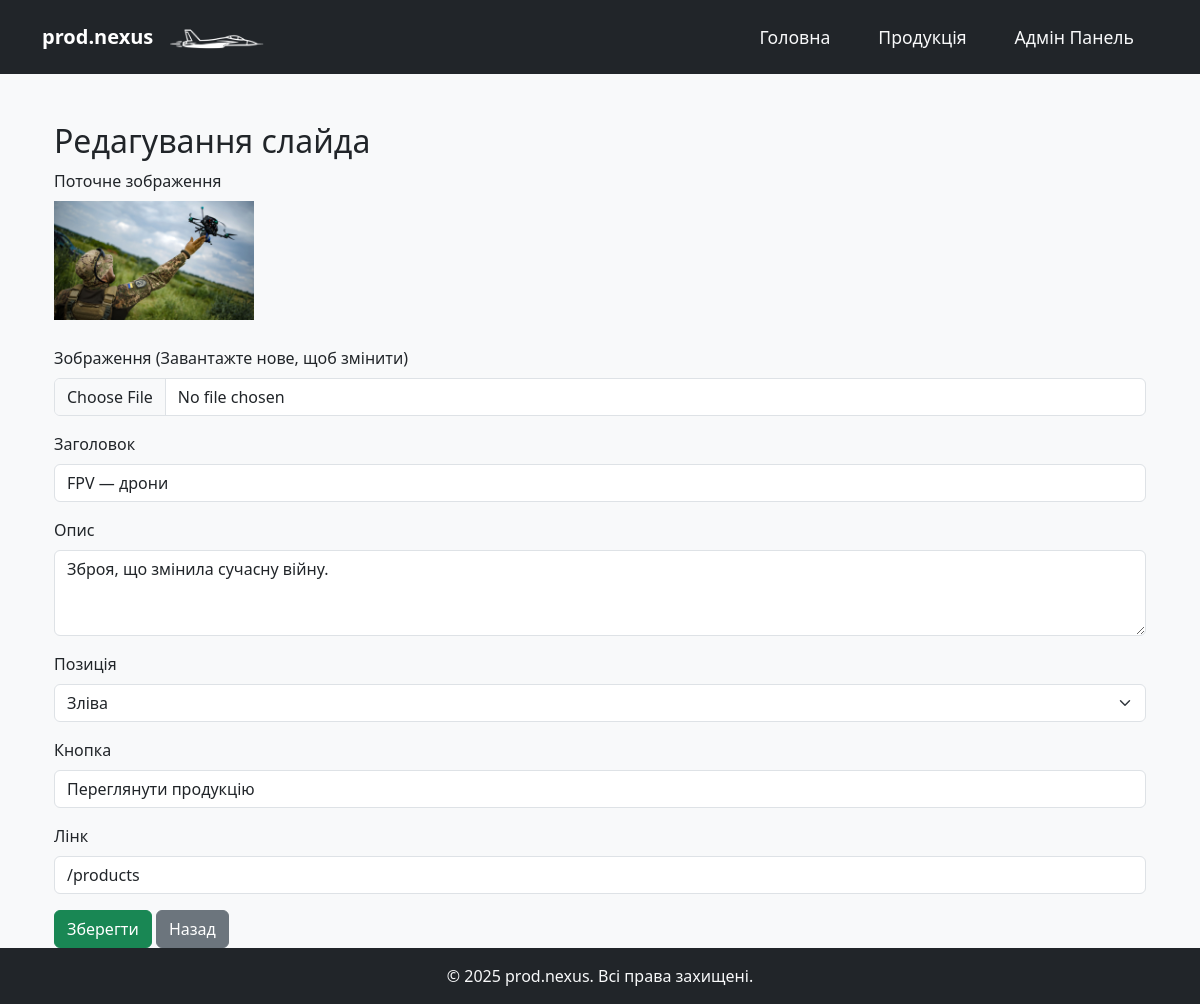
The page /admin/carousel/edit/2 (signed in) on the database as committed earlier.
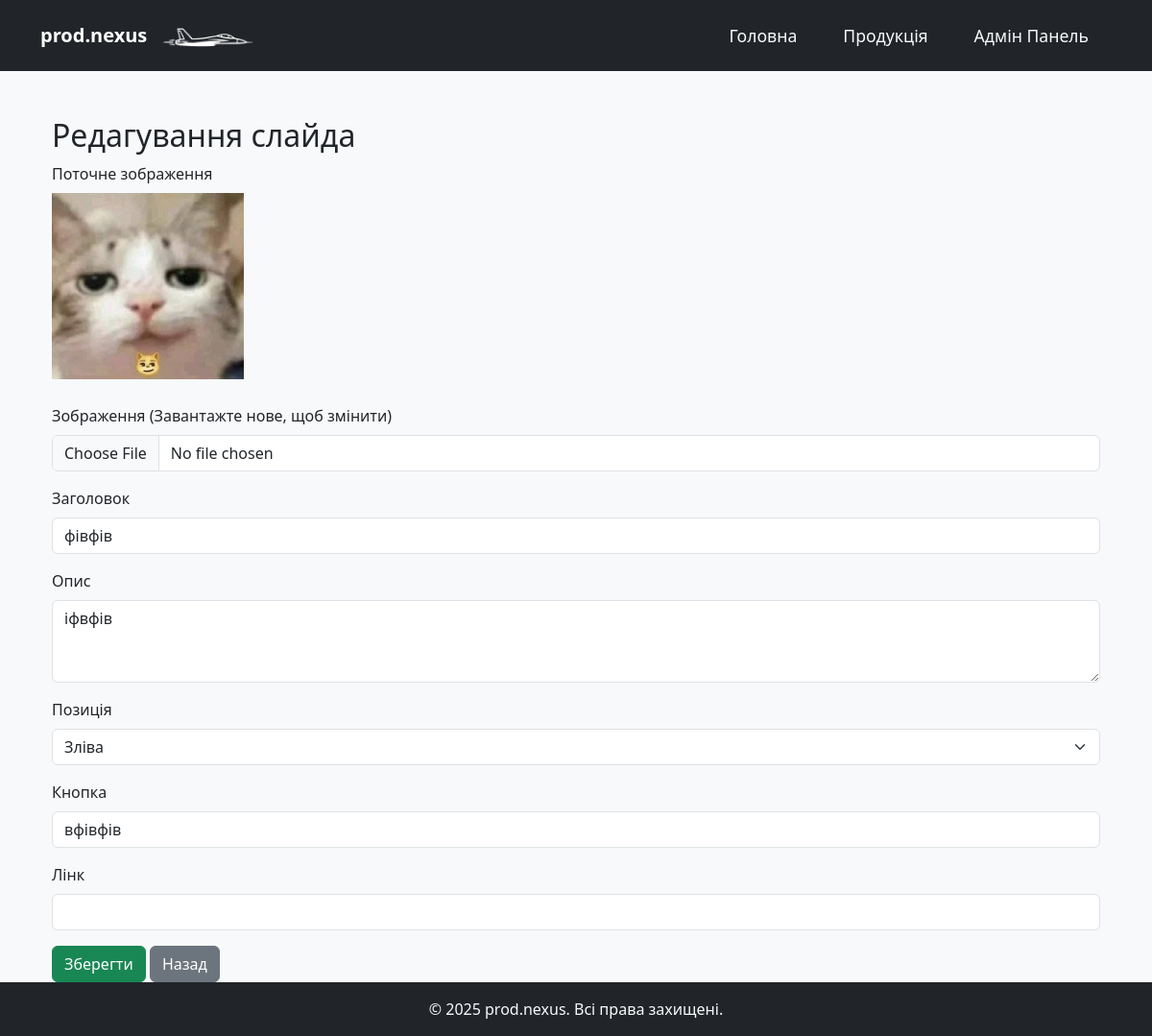
The same page on the database as committed later.
### app/domain/marketing.py (models this page shows, shortened)
class CarouselItem(db.Model):
    __tablename__ = 'carousel_item'
    id = db.Column(db.Integer, primary_key=True)
    img = db.Column(db.String(100), nullable=False)
    title = db.Column(db.String(100))
    desc = db.Column(db.Text)
    text_position = db.Column(db.String(20), default='center')
    button_text = db.Column(db.String(50))
    button_link = db.Column(db.String(200))

### app/admin/routes.py (the view, shortened to what this page needs)
@admin.route("/carousel/edit/<int:item_id>", methods=["GET", "POST"])
@login_required
def edit_carousel(item_id):
    item = CarouselItem.query.get_or_404(item_id)
    form = CarouselItemForm(obj=item)
    return render_template("edit_carousel.html", form=form, item=item)

### app/forms.py
class CarouselItemForm(FlaskForm):
    title = StringField('Заголовок', validators=[Optional()])
    desc = TextAreaField('Опис', validators=[Optional()])
    img_file = FileField('Зображення', validators=[FileAllowed(ALLOWED_EXTENSIONS)])
    text_position = SelectField('Позиція', choices=[('left', 'Зліва'), ('right', 'Справа'), ('center', 'Центр')])
    button_text = StringField('Кнопка', validators=[Optional()])
    button_link = StringField('Лінк', validators=[Optional()])
    submit = SubmitField('Зберегти')

### app/domain/users.py (called while the page is built)
@login_manager.user_loader
def load_user(user_id):
    return User.query.get(int(user_id))

### app/templates/edit_carousel.html (shortened to what this page needs)
{% extends "base.html" %}
{% block content %}
<div class="container mt-4">
  <h2>Редагування слайда</h2>
  <form method="POST" enctype="multipart/form-data">
    <div class="mb-3">
      <label class="form-label">Поточне зображення</label><br>
      <img src="{{ url_for('static', filename='img/' + item.img) }}" alt="{{ item.title }}" style="max-width:200px; margin-bottom:10px;">
    </div>
    <div class="mb-3">
      {{ form.img_file.label(class="form-label") }} (Завантажте нове, щоб змінити)
      {{ form.img_file(class="form-control") }}
    </div>
    <div class="mb-3">
      {{ form.title.label(class="form-label") }}
      {{ form.title(class="form-control") }}
    </div>
    <div class="mb-3">
      {{ form.desc.label(class="form-label") }}
      {{ form.desc(class="form-control", rows=3) }}
    </div>
    <div class="mb-3">
      {{ form.text_position.label(class="form-label") }}
      {{ form.text_position(class="form-select") }}
    </div>
    <div class="mb-3">
      {{ form.button_text.label(class="form-label") }}
      {{ form.button_text(class="form-control") }}
    </div>
    <div class="mb-3">
      {{ form.button_link.label(class="form-label") }}
      {{ form.button_link(class="form-control") }}
    </div>
    {{ form.submit(class="btn btn-success") }}
    <a href="{{ url_for('admin.admin_carousel') }}" class="btn btn-secondary">Назад</a>
  </form>
</div>
{% endblock %}

Rows that differ between the two databases and show on the page:
changed CarouselItem "Зліва": img: a different picture; title "FPV — дрони" → "фівфів"; desc "Зброя, що змінила сучасну війну." → "іфвфів"; button_text "Переглянути продукцію" → "вфівфів"; button_link "/products" → (not shown)
